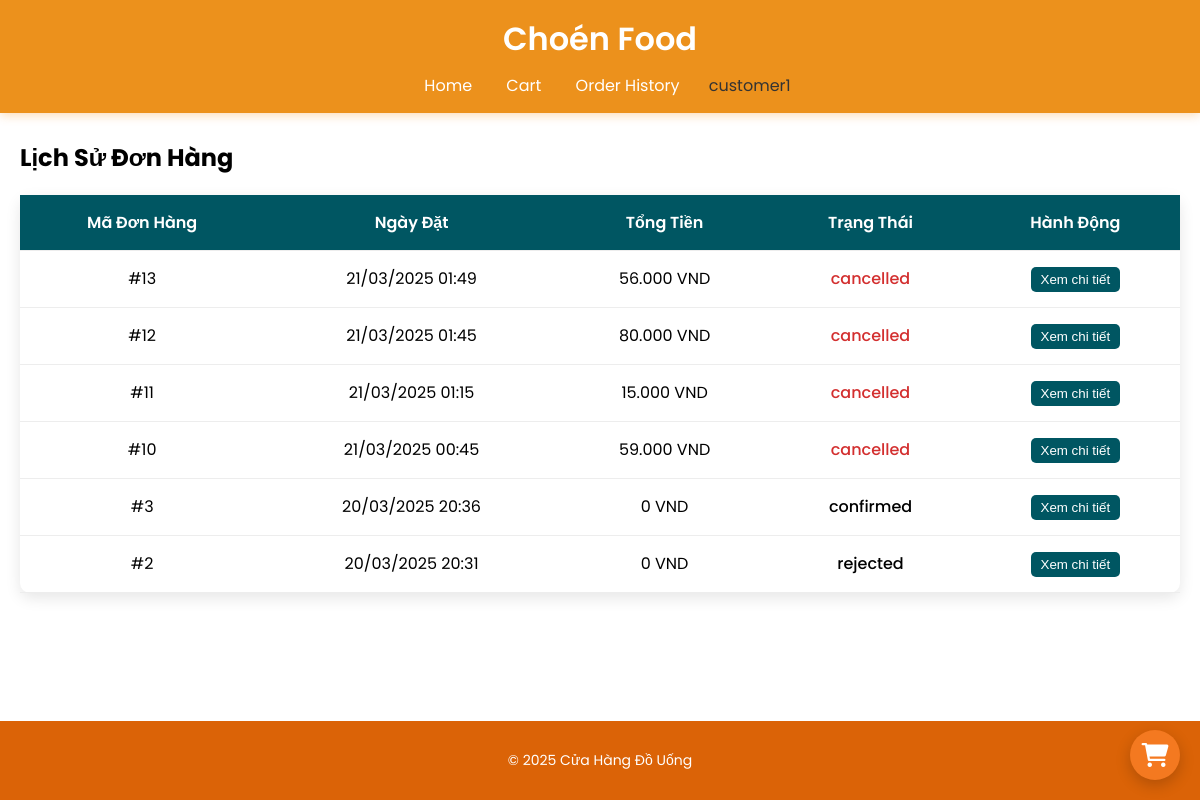
Page /order_history.php (signed in) on the earlier database version.
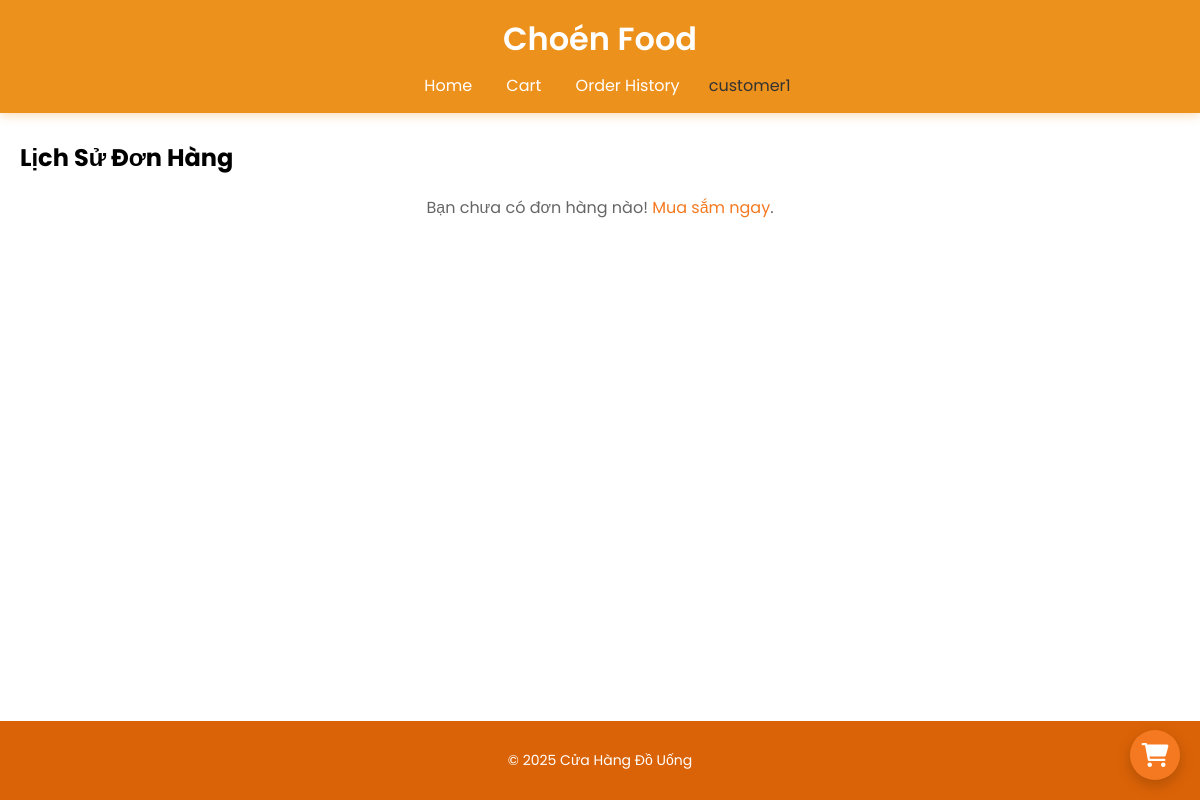
Same page on the later database version.
### tables this page shows
CREATE TABLE `users` (
  `user_id` int(11) NOT NULL,
  `username` varchar(50) NOT NULL,
  `password` varchar(255) NOT NULL,
  `email` varchar(100) DEFAULT NULL,
  `full_name` varchar(100) DEFAULT NULL,
  `phone` varchar(20) DEFAULT NULL,
  `address` text DEFAULT NULL,
  `role_id` int(11) DEFAULT NULL,
  `created_at` timestamp NOT NULL DEFAULT current_timestamp()
);

CREATE TABLE `orders` (
  `order_id` int(11) NOT NULL,
  `user_id` int(11) DEFAULT NULL,
  `order_date` datetime DEFAULT current_timestamp(),
  `total_amount` decimal(10,2) NOT NULL DEFAULT 0.00,
  `status` varchar(50) NOT NULL,
  `payment_method` varchar(50) NOT NULL DEFAULT 'cod',
  `address` text NOT NULL,
  `note` text DEFAULT NULL
);

### order_history.php (the view, shortened to what this page needs)
<?php
include 'includes/db_connect.php';
$user_id = $_SESSION['user_id'];
$stmt = $conn->prepare("SELECT order_id, order_date, total_amount, status
                        FROM orders
                        WHERE user_id = :user_id
                        ORDER BY order_date DESC");
$stmt->execute([':user_id' => $user_id]);
$orders = $stmt->fetchAll(PDO::FETCH_ASSOC);
?>
<!DOCTYPE html>
<html lang="vi">
<head>
    <link rel="stylesheet" href="assets/css/all.css">
    <link rel="stylesheet" href="https://cdnjs.cloudflare.com/ajax/libs/font-awesome/6.0.0-beta3/css/all.min.css">
</head>
<body>
    <header>
    <?php include 'includes/header.php'; ?>
    </header>
    <main>
        <h2>Lịch Sử Đơn Hàng</h2>
        <?php if (empty($orders)): ?>
            <p class="empty-history">Bạn chưa có đơn hàng nào! <a href="index.php">Mua sắm ngay</a>.</p>
        <?php else: ?>
            <table class="order-table">
                <thead>
                    <tr>
                        <th>Mã Đơn Hàng</th>
                        <th>Ngày Đặt</th>
                        <th>Tổng Tiền</th>
                        <th>Trạng Thái</th>
                        <th>Hành Động</th>
                    </tr>
                </thead>
                <tbody>
                    <?php foreach ($orders as $order): ?>
                        <tr>
                            <td>#<?php echo $order['order_id']; ?></td>
                            <td><?php echo date('d/m/Y H:i', strtotime($order['order_date'])); ?></td>
                            <td><?php echo number_format($order['total_amount'], 0, ',', '.') . ' VND'; ?></td>
                            <td class="status status-<?php echo strtolower($order['status']); ?>">
                                <?php echo htmlspecialchars($order['status']); ?>
                            </td>
                            <td>
                                <button class="view-details" data-order-id="<?php echo $order['order_id']; ?>">Xem chi tiết</button>
                            </td>
                        </tr>
                    <?php endforeach; ?>
                </tbody>
            </table>
        <?php endif; ?>
    </main>
    <a href="cart.php" class="cart-icon">
        <i class="fas fa-shopping-cart"></i>
    </a>
    <footer>
        <p>© 2025 Cửa Hàng Đồ Uống</p>
    </footer>
</body>
</html>

### includes/header.php (shortened to what this page needs)
<?php
include 'db_connect.php';
$full_name = '';
if (isset($_SESSION['user_id'])) {
    $stmt = $conn->prepare("SELECT full_name FROM users WHERE user_id = :user_id");
    $stmt->execute([':user_id' => $_SESSION['user_id']]);
    $full_name = $stmt->fetchColumn() ?: $_SESSION['username'];
}
?>
<header>
    <h1>Choén Food</h1>
    <nav>
        <a href="/beverage_shop/index.php">Home</a>
        <a href="/beverage_shop/cart.php">Cart</a>
        <?php if (isset($_SESSION['username'])): ?>
            <a href="/beverage_shop/order_history.php">Order History</a>
            <div class="user-menu">
                <div class="dropdown-toggle">
                    <span><?php echo htmlspecialchars($full_name); ?></span>
                </div>
            </div>
        <?php else: ?>
            <a href="/beverage_shop/login.php">Login</a>
            <a href="/beverage_shop/register.php">Register</a>
        <?php endif; ?>
    </nav>
</header>

### assets/css/all.css (style rules this page uses)
body { font-family: 'Poppins', Arial, sans-serif; margin: 0; padding: 0; background-color: #F5F6F5; min-height: 100vh; display: flex; flex-direction: column; }
header { background-color: #ec911c; color: #FFFFFF; padding: 15px 0; text-align: center; position: fixed; top: 0; left: 0; width: 100%; z-index: 1000; box-shadow: 0 2px 10px rgba(244, 131, 3, 0.3); }
header h1 { margin: 0; font-size: 32px; font-weight: 600; }
nav { margin-top: 10px; }
nav a { color: #FFFFFF; text-decoration: none; margin: 0 15px; font-size: 16px; transition: color 0.3s ease; }
main { padding: 20px; margin-top: 100px; flex: 1; background-color: #FFFFFF; }
footer { background-color: #db6307; color: #FFFFFF; text-align: center; padding: 15px 0; font-size: 14px; }
.cart-icon { position: fixed; bottom: 20px; right: 20px; background-color: #F47920; color: #FFFFFF; width: 50px; height: 50px; border-radius: 50%; display: flex; align-items: center; justify-content: center; box-shadow: 0 5px 15px rgba(0, 0, 0, 0.2); text-decoration: none; font-size: 24px; transition: transform 0.3s ease; z-index: 1000; }
.empty-history { text-align: center; color: #666; font-size: 16px; }
.empty-history a { color: #F47920; text-decoration: none; }
.order-table { width: 100%; max-width: 1200px; margin: 20px auto; border-collapse: collapse; background-color: #FFFFFF; border-radius: 10px; box-shadow: 0 5px 15px rgba(0, 0, 0, 0.1); }
.order-table th, .order-table td { padding: 15px; border-bottom: 1px solid #EDEDED; text-align: center; }
.order-table th { background-color: #005662; color: #FFFFFF; font-weight: 600; }
.order-table .status { font-weight: 500; }
.order-table .status-cancelled { color: #D32F2F; }
.order-table .view-details { background-color: #005662; color: #FFFFFF; padding: 5px 10px; border: none; border-radius: 5px; cursor: pointer; transition: background-color 0.3s ease; }

### includes/header.php (style rules this page uses)
.user-menu { position: relative; display: inline-block; margin-left: 10px; }
.dropdown-toggle { display: flex; align-items: center; cursor: pointer; color: #333; }

Differences in the rows shown:
removed orders: order_id "13", order_date "21/03/2025 01:49", total_amount "56.000", status "cancelled"
removed orders: order_id "12", order_date "21/03/2025 01:45", total_amount "80.000", status "cancelled"
removed orders: order_id "11", order_date "21/03/2025 01:15", total_amount "15.000", status "cancelled"
removed orders: order_id "10", order_date "21/03/2025 00:45", total_amount "59.000", status "cancelled"
removed orders: order_id "3", order_date "20/03/2025 20:36", total_amount "0", status "confirmed"
removed orders: order_id "2", order_date "20/03/2025 20:31", total_amount "0", status "rejected"
Other differences:
text no longer shown: "Mã Đơn Hàng Ngày Đặt Tổng Tiền Trạng Thái Hành Động"
text now shown: "Bạn chưa có đơn hàng nào! Mua sắm ngay ."
